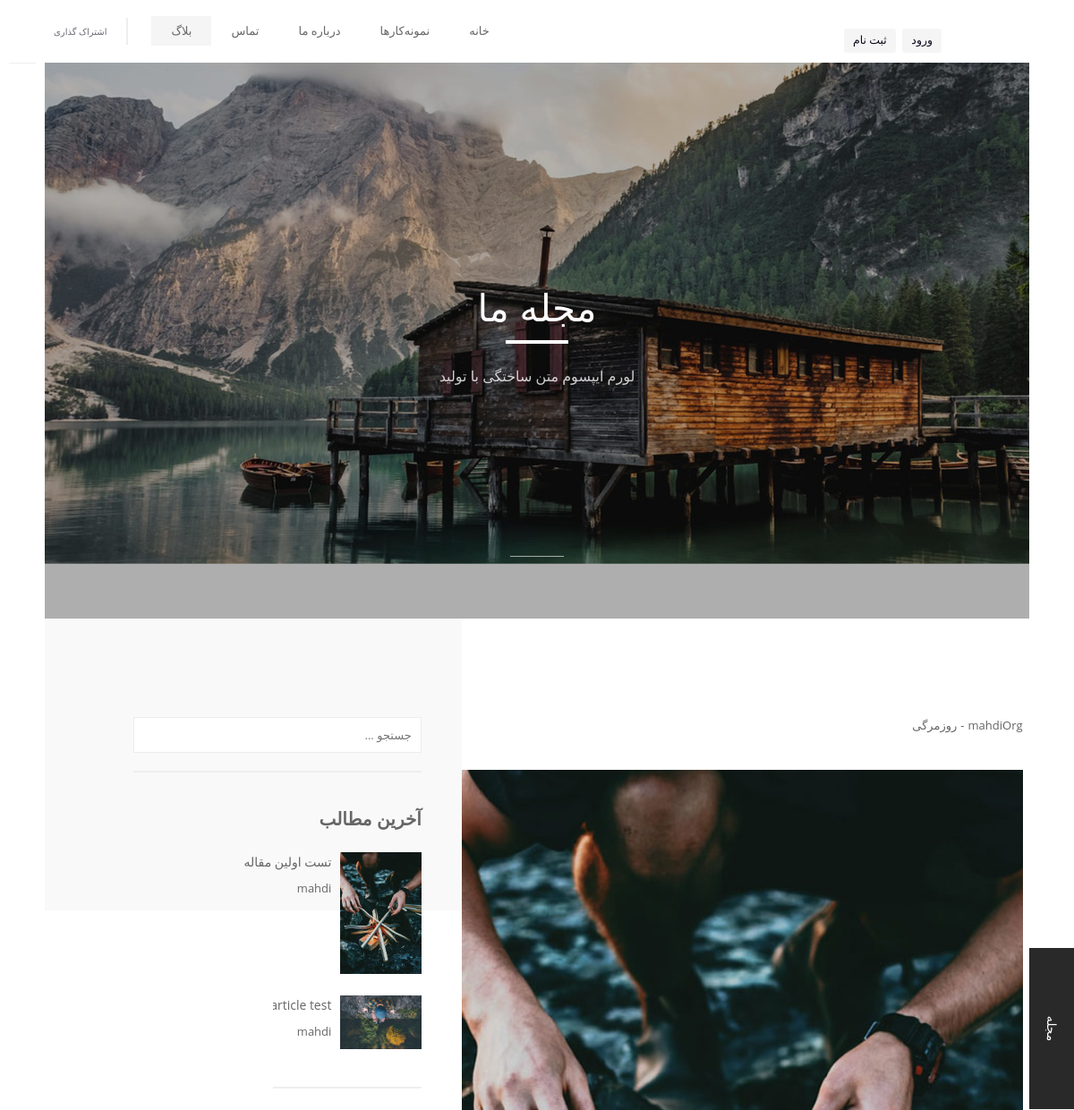
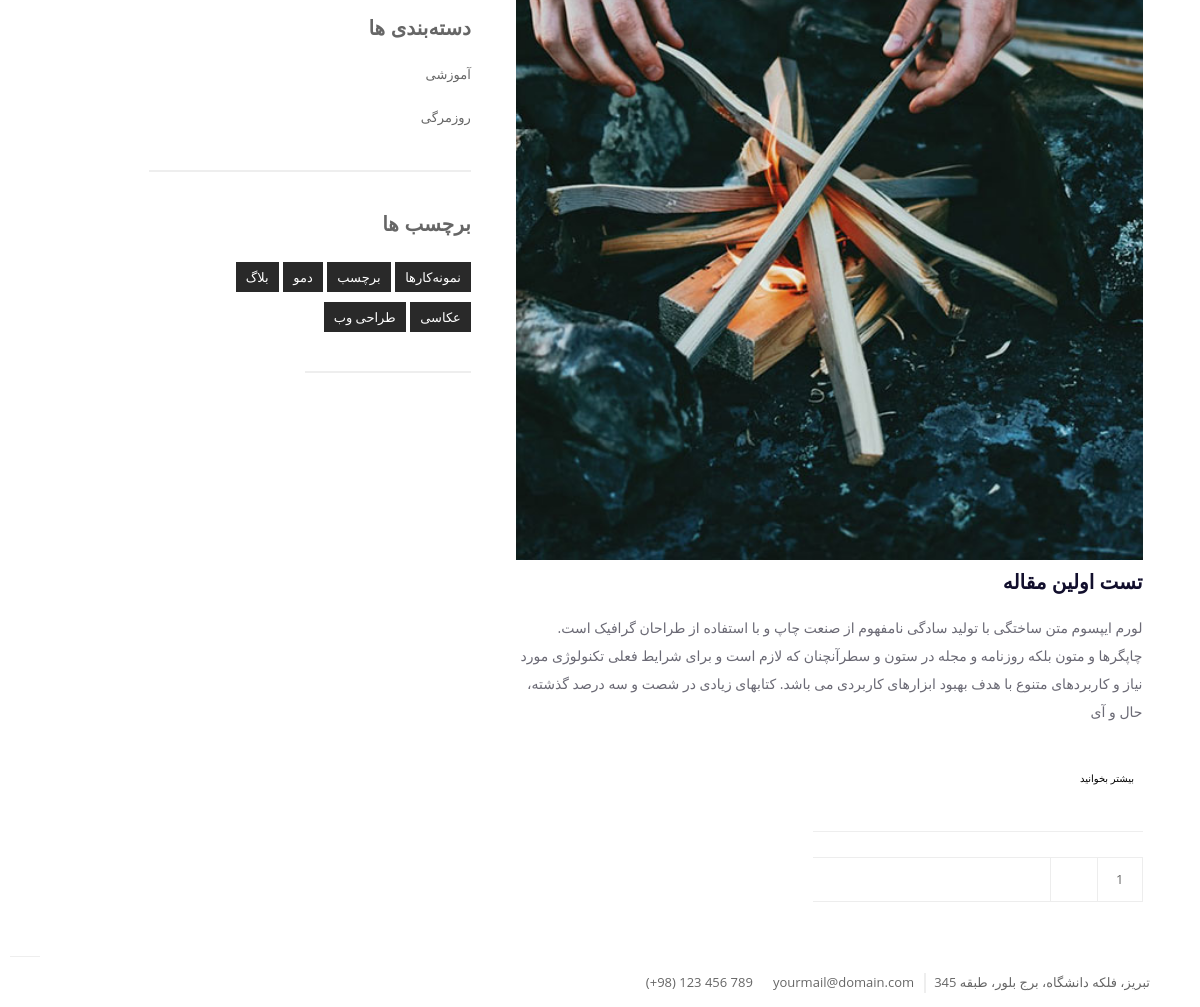
Screenshot of /blog/ with the database file from the repository (2 pictures, top to bottom).
### blog/models.py (models this page shows, shortened)
class Article(models.Model):
    title = models.CharField(max_length=250, verbose_name='عنوان')
    author = models.ForeignKey(User, related_name='articles', on_delete=models.SET_NULL, null=True, blank=True,
                               verbose_name="نویسنده")
    content = models.TextField(verbose_name='محتوا')
    category = models.ForeignKey(BlogCategory, on_delete=models.SET_NULL, related_name='articles', null=True,
                                 verbose_name='دسته بندی')
    image1 = models.ImageField(upload_to='article/image', verbose_name='عکس 1')
    image2 = models.ImageField(upload_to='article/image', blank=True, null=True, verbose_name='عکس2')
    image3 = models.ImageField(upload_to='article/image', blank=True, null=True, verbose_name='عکس3')
    add_time = models.DateField(auto_now_add=True)
    class Meta:
        ordering = ('-add_time',)
        verbose_name = 'مقاله'
        verbose_name_plural = 'مقالات'
    def get_absolute_url(self):
        return reverse('blog:article_detail', kwargs={'pk': self.id})

class BlogCategory(models.Model):
    title = models.CharField(max_length=250, verbose_name='عنوان')
    add_time = models.DateField(auto_now_add=True)
    class Meta:
        verbose_name = 'دسته بندی'
        verbose_name_plural = 'دسته بندی ها'

### blog/views.py (the view)
# urls.py: path('', views.ArticleListView.as_view(), name='article_list'),
class ArticleListView(ListView):
    model = models.Article
    template_name = 'blog/blog.html'
    paginate_by = 1
    def get_context_data(self, *, object_list=None, **kwargs):
        context = super(ArticleListView, self).get_context_data()
        context['new_aticles'] = models.Article.objects.all()[:4]
        context['categories'] = models.BlogCategory.objects.all()
        return context
    def get_queryset(self):
        query = super().get_queryset()
        search = self.request.GET.get('search')
        category_title = self.request.GET.get('category')
        if search is not None:
            query = query.filter(title__icontains=search)
        if category_title is not None:
            category = get_object_or_404(models.BlogCategory, title=category_title)
            query = query.filter(category=category)
        return query

### blog/context_processors.py (called while the page is built)
def new_articles(request):
    categories = models.BlogCategory.objects.all()
    new_articles = models.Article.objects.all()[:4]
    return {
        'new_articles':new_articles,
        'categories':categories
    }

### blog/templates/blog/blog.html (shortened to what this page needs)
{% extends 'base.html' %}
{% load static %}
{% block content %}
    <div id="wrapper">
        <div class="content-holder elem scale-bg2 transition3">
            <div class="fixed-title"><span>مجله</span></div>
            <div class="content">
                <section class="parallax-section">
                    <div class="bg" style="background-image:url({% static 'images/bg/22.jpg' %})"
                         data-top-bottom="transform: translateY(200px);"
                         data-bottom-top="transform: translateY(-400px);"></div>
                    <div class="container">
                        <h2>مجله ما</h2>
                        <div class="separator"></div>
                        <h3 class="subtitle">لورم ایپسوم متن ساختگی با تولید</h3>
                    </div>
                    <a class="custom-scroll-link sect-scroll" href="#sec1"><i class="fa fa-angle-double-down"></i></a>
                </section>
                <section id="sec1">
                    <div class="container column-container">
                        <div class="row">
                            <div class="col-md-7">
                                {% for article in article_list %}
                                    <article>
                                        <ul class="blog-title">
                                            <li>{{ article.author.first_name }}</li>
                                            <li>-</li>
                                            <li><a href="#" class="tag"> {{ article.category.title }} </a></li>
                                        </ul>
                                        <div class="blog-media">
                                            <div class="box-item">
                                                <a href="{{ article.get_absolute_url }}">
                                                    <img src="{{ article.image1.url }}" alt=""
                                                         class="respimg">
                                                </a>
                                            </div>
                                        </div>
                                        <div class="blog-text">
                                            <a href="{{ article.get_absolute_url }}"><h3>{{ article.title }}</h3></a>
                                            <p>
                                                {{ article.content|slice:300 }}
                                            </p>
                                            <a href="{{ article.get_absolute_url }}"
                                               class="btn btn-outline-gray"><span>بیشتر بخوانید </span> <i
                                                    class="fa fa-long-arrow-left"></i></a>
                                        </div>
                                    </article>
                                {% endfor %}
                                {% if page_obj.has_other_pages %}
                                    <div class="pagination-blog">
                                        <a href="#" class="blog-page transition">{{ page_obj.number }}</a>
                                        {% if page_obj.has_next %}
                                            <a href="?page={{ page_obj.next_page_number }}{% if request.GET.search %}&search={{ request.GET.search }}{% endif %}{% if request.GET.category %}&category={{ request.GET.category }}{% endif %}"
                                               class="nextposts-link transition"><i class="fa fa-chevron-left"></i></a>
                                        {% endif %}
                                    </div>
                                {% endif %}
                            </div>
                            {% include 'sidebar.html' %}
                        </div>
                    </div>
                </section>
            </div>
        </div>
    </div>
    <div class="right-decor"></div>
{% endblock %}

### blog/templates/sidebar.html
<div class="col-md-4">
    <div class="sidebar">
        <div class="widget">
            <div class="searh-holder">
                <form action="{% url 'blog:article_list' %}" class="searh-inner">
                    <input name="search" id="search" type="text" class="search"
                           placeholder="جستجو ...">
                    <button class="search-submit" id="submit_btn"><i
                            class="fa fa-search transition"></i></button>
                </form>
            </div>
        </div>
        <div class="widget">
            <h3>آخرین مطالب</h3>
            <ul class="widget-posts">
                {% for article in new_articles %}
                    <li class="clearfix">
                        <a href="{{ article.get_absolute_url }}" class="widget-posts-img"><img
                                src="{{ article.image1.url }}"
                                class="respimg" alt=""></a>
                        <div class="widget-posts-descr">
                            <a href="{{ article.get_absolute_url }}" title="{{ article.title }}">{{ article.title }}</a>
                            <span class="widget-posts-date"> {{ article.author }}</span>
                        </div>
                    </li>
                {% endfor %}
            </ul>
        </div>
        <div class="widget">
            <h3>دسته‌بندی ها</h3>
            <div class="clearfix"></div>
            <ul>
                {% for category in categories %}
                <li class="cat-item"><a href="?category={{ category.title }}">{{ category.title }}</a></li>
                {% endfor %}
            </ul>
        </div>
        <div class="widget">
            <h3>برچسب ها</h3>
            <div class="clearfix"></div>
            <ul class="tagcloud">
                <li><a href="#" class="transition link">نمونه‌کارها</a></li>
                <li><a href="#" class="transition link">برچسب</a></li>
                <li><a href="#" class="transition link">دمو</a></li>
                <li><a href="#" class="transition link">بلاگ</a></li>
                <li><a href="#" class="transition link">عکاسی</a></li>
                <li><a href="#" class="transition link">طراحی وب</a></li>
            </ul>
        </div>
    </div>
</div>

### static/css/yourstyle.css (style rules this page uses)
.btn-outline-gray { color: #6c757d; border-color: #6c757d; }

### blog/templates/blog/blog.html (style rules this page uses)
a { color: #666; }

### rows the page displays
Article: author.first_name "mahdiOrg", category "روزمرگی", image1 (picture), title "تست اولین مقاله", content "لورم ایپسوم متن ساختگی با تولید سادگی نامفهوم از صنعت چاپ و با استفاده از طراحان گرافیک است. چاپگرها و متون بلکه روزنامه و مجله در ستون و سطرآنچنان که لازم است و برای شرایط فعلی تکنولوژی مورد نیاز و کاربردهای متنوع با هدف بهبود ابزارهای کاربردی می باشد. کتابهای زیادی در شصت و سه درصد گذشته، حال و آی", author "mahdi"
Article: image1 (picture), title "article test", author "mahdi"
BlogCategory: title "آموزشی"
BlogCategory: title "روزمرگی"

### other values shown
{{ page_obj.number }} "1"
